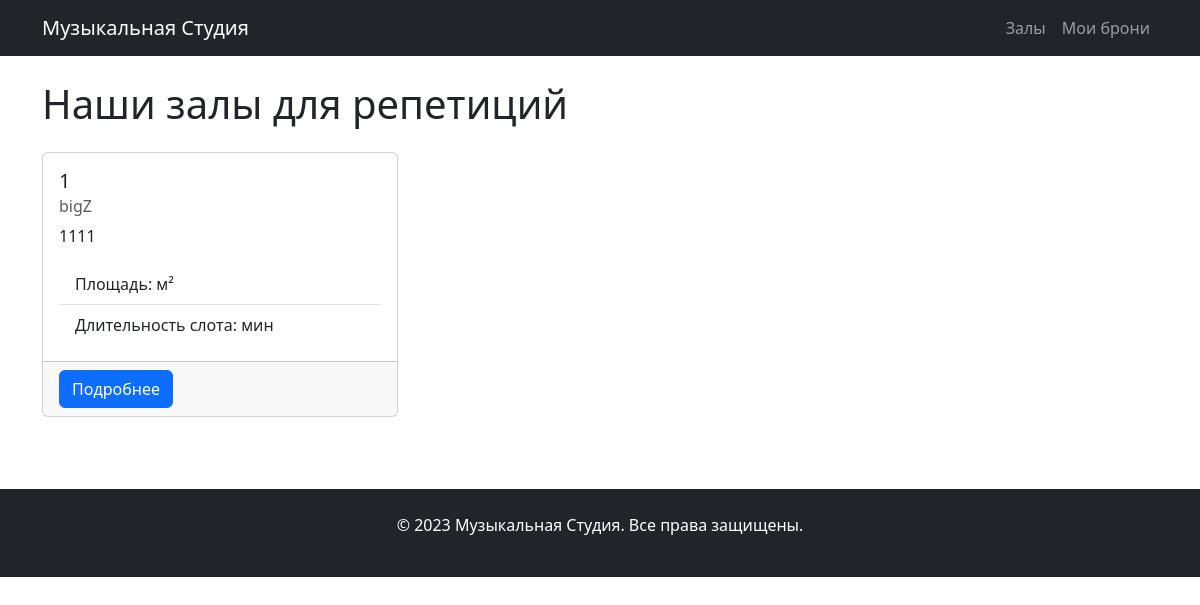
The app's page /rooms/, older data.
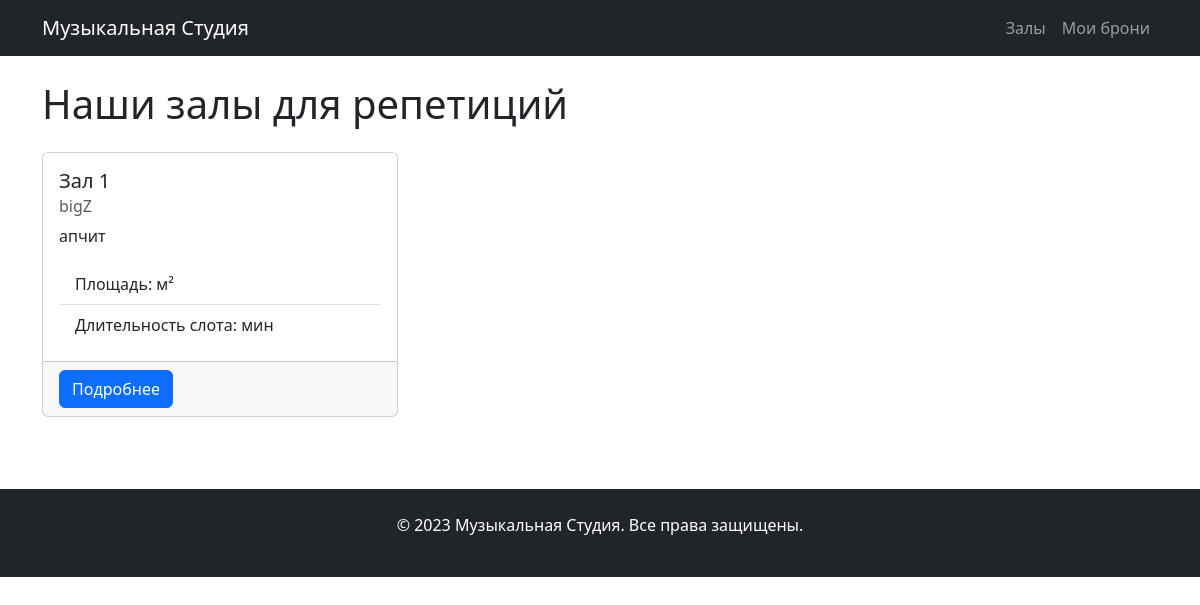
The same page, newer data.
### studios/models.py (models this page shows, shortened)
class Room(models.Model):
    name = models.CharField(max_length=100, verbose_name="Название зала")
    studio = models.ForeignKey(Studio, on_delete=models.CASCADE, related_name='rooms')
    description = models.TextField(blank=True, verbose_name="Описание")
    is_active = models.BooleanField(default=True, verbose_name="Активен")

class Studio(models.Model):
    name = models.CharField(max_length=100, verbose_name="Название")
    address = models.TextField(verbose_name="Адрес")
    created_at = models.DateTimeField(auto_now_add=True)
    updated_at = models.DateTimeField(auto_now=True)

### website/views.py (the view)
# urls.py: path('rooms/', views.room_list, name='room_list'),
def room_list(request):
    rooms = Room.objects.all().select_related('studio')
    return render(request, 'website/room_list.html', {'rooms': rooms})

### website/templates/website/room_list.html (shortened to what this page needs)
{% extends "website/base.html" %}
{% block content %}
<h1 class="mb-4">Наши залы для репетиций</h1>
<div class="row">
    {% for room in rooms %}
    <div class="col-md-4 mb-4">
        <div class="card h-100">
            <div class="card-body">
                <h5 class="card-title">{{ room.name }}</h5>
                <h6 class="card-subtitle mb-2 text-muted">{{ room.studio.name }}</h6>
                <p class="card-text">{{ room.description|truncatechars:100 }}</p>
                <ul class="list-group list-group-flush">
                    <li class="list-group-item">Площадь: {{ room.area }} м²</li>
                    <li class="list-group-item">Длительность слота: {{ room.slot_duration }} мин</li>
                </ul>
            </div>
            <div class="card-footer">
                <a href="{% url 'room_detail' room.id %}" class="btn btn-primary">Подробнее</a>
            </div>
        </div>
    </div>
    {% endfor %}
</div>
{% endblock %}

Row changes from the older to the newer data that the page shows:
removed Room: name "1", studio.name "bigZ", description "1111"
added Room: name "Зал 1", studio.name "bigZ", description "апчит"
